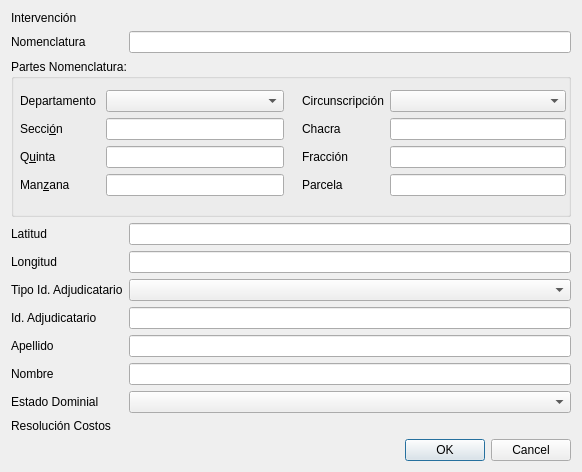
<?xml version="1.0" encoding="UTF-8"?>
<ui version="4.0">
 <class>Dialog</class>
 <widget class="QDialog" name="Dialog">
  <property name="geometry">
   <rect>
    <x>0</x>
    <y>0</y>
    <width>582</width>
    <height>460</height>
   </rect>
  </property>
  <property name="windowTitle">
   <string>Dialog</string>
  </property>
  <property name="sizeGripEnabled">
   <bool>false</bool>
  </property>
  <layout class="QFormLayout" name="formLayout_2">
   <item row="0" column="0">
    <widget class="QLabel" name="tipoLabel">
     <property name="text">
      <string>Intervención</string>
     </property>
    </widget>
   </item>
   <item row="0" column="1">
    <widget class="QgsRelationReferenceWidget" name="id_intervencion">
     <property name="openFormButtonVisible">
      <bool>false</bool>
     </property>
    </widget>
   </item>
   <item row="1" column="0">
    <widget class="QLabel" name="oferenteLabel">
     <property name="toolTip">
      <string>Nomenclatura Catastral Completa</string>
     </property>
     <property name="text">
      <string>Nomenclatura</string>
     </property>
     <property name="buddy">
      <cstring>nomenclatura</cstring>
     </property>
    </widget>
   </item>
   <item row="1" column="1">
    <widget class="QLineEdit" name="nomenclatura">
     <property name="toolTip">
      <string>Nomenclatura Catastral Completa</string>
     </property>
    </widget>
   </item>
   <item row="2" column="0" colspan="2">
    <widget class="QGroupBox" name="groupBox">
     <property name="sizePolicy">
      <sizepolicy hsizetype="Preferred" vsizetype="Expanding">
       <horstretch>0</horstretch>
       <verstretch>0</verstretch>
      </sizepolicy>
     </property>
     <property name="minimumSize">
      <size>
       <width>0</width>
       <height>158</height>
      </size>
     </property>
     <property name="title">
      <string>Partes Nomenclatura:</string>
     </property>
     <widget class="QFrame" name="formFrame_2">
      <property name="geometry">
       <rect>
        <x>0</x>
        <y>22</y>
        <width>282</width>
        <height>136</height>
       </rect>
      </property>
      <property name="frameShape">
       <enum>QFrame::NoFrame</enum>
      </property>
      <property name="lineWidth">
       <number>0</number>
      </property>
      <layout class="QFormLayout" name="formLayout_4">
       <item row="0" column="0">
        <widget class="QLabel" name="aptoFSicoLabel">
         <property name="text">
          <string>Departamento </string>
         </property>
        </widget>
       </item>
       <item row="1" column="0">
        <widget class="QLabel" name="aptoLocalizaciNLabel">
         <property name="text">
          <string>Secci&amp;ón</string>
         </property>
         <property name="buddy">
          <cstring>secc</cstring>
         </property>
        </widget>
       </item>
       <item row="2" column="0">
        <widget class="QLabel" name="aptoDominialLabel">
         <property name="text">
          <string>Q&amp;uinta</string>
         </property>
         <property name="buddy">
          <cstring>qta</cstring>
         </property>
        </widget>
       </item>
       <item row="3" column="0">
        <widget class="QLabel" name="manzanaLabel">
         <property name="text">
          <string>Man&amp;zana</string>
         </property>
         <property name="buddy">
          <cstring>mz</cstring>
         </property>
        </widget>
       </item>
       <item row="3" column="1">
        <widget class="QLineEdit" name="mz"/>
       </item>
       <item row="1" column="1">
        <widget class="QLineEdit" name="secc"/>
       </item>
       <item row="2" column="1">
        <widget class="QLineEdit" name="qta"/>
       </item>
       <item row="0" column="1">
        <widget class="QComboBox" name="dpto"/>
       </item>
      </layout>
     </widget>
     <widget class="QFrame" name="formFrame_3">
      <property name="geometry">
       <rect>
        <x>282</x>
        <y>22</y>
        <width>282</width>
        <height>136</height>
       </rect>
      </property>
      <property name="frameShape">
       <enum>QFrame::NoFrame</enum>
      </property>
      <property name="lineWidth">
       <number>0</number>
      </property>
      <layout class="QFormLayout" name="formLayout_5">
       <item row="0" column="0">
        <widget class="QLabel" name="visitadoLabel">
         <property name="text">
          <string>Circunscripción</string>
         </property>
        </widget>
       </item>
       <item row="1" column="0">
        <widget class="QLabel" name="visitadoPorLabel">
         <property name="text">
          <string>Chacra</string>
         </property>
         <property name="buddy">
          <cstring>ch</cstring>
         </property>
        </widget>
       </item>
       <item row="1" column="1">
        <widget class="QLineEdit" name="ch"/>
       </item>
       <item row="2" column="0">
        <widget class="QLabel" name="visitadoFechaLabel">
         <property name="text">
          <string>Fracción</string>
         </property>
         <property name="buddy">
          <cstring>fracc</cstring>
         </property>
        </widget>
       </item>
       <item row="3" column="0">
        <widget class="QLabel" name="parcelaLabel">
         <property name="text">
          <string>Parcela</string>
         </property>
         <property name="buddy">
          <cstring>parc</cstring>
         </property>
        </widget>
       </item>
       <item row="3" column="1">
        <widget class="QLineEdit" name="parc"/>
       </item>
       <item row="2" column="1">
        <widget class="QLineEdit" name="fracc"/>
       </item>
       <item row="0" column="1">
        <widget class="QComboBox" name="circ"/>
       </item>
      </layout>
     </widget>
    </widget>
   </item>
   <item row="3" column="0">
    <widget class="QLabel" name="latitudLabel">
     <property name="text">
      <string>Latitud</string>
     </property>
    </widget>
   </item>
   <item row="3" column="1">
    <widget class="QLineEdit" name="latitud"/>
   </item>
   <item row="4" column="0">
    <widget class="QLabel" name="longitudLabel">
     <property name="text">
      <string>Longitud</string>
     </property>
    </widget>
   </item>
   <item row="4" column="1">
    <widget class="QLineEdit" name="longitud">
     <property name="enabled">
      <bool>true</bool>
     </property>
     <property name="text">
      <string/>
     </property>
    </widget>
   </item>
   <item row="5" column="0">
    <widget class="QLabel" name="tipo_id_labell">
     <property name="text">
      <string>Tipo Id. Adjudicatario</string>
     </property>
    </widget>
   </item>
   <item row="5" column="1">
    <widget class="QComboBox" name="tipo_id_adjudicatario"/>
   </item>
   <item row="6" column="0">
    <widget class="QLabel" name="dNIAdjudicatarioLabel">
     <property name="text">
      <string>Id. Adjudicatario</string>
     </property>
     <property name="buddy">
      <cstring>nro_adjudicatario</cstring>
     </property>
    </widget>
   </item>
   <item row="6" column="1">
    <widget class="QLineEdit" name="nro_adjudicatario"/>
   </item>
   <item row="9" column="0">
    <widget class="QLabel" name="estadoGestiNLabel">
     <property name="text">
      <string>Estado Dominial</string>
     </property>
     <property name="buddy">
      <cstring>estado_dominial</cstring>
     </property>
    </widget>
   </item>
   <item row="9" column="1">
    <widget class="QComboBox" name="estado_dominial"/>
   </item>
   <item row="10" column="0">
    <widget class="QLabel" name="resoluciNCostosLabel">
     <property name="text">
      <string>Resolución Costos</string>
     </property>
    </widget>
   </item>
   <item row="10" column="1">
    <widget class="QgsRelationReferenceWidget" name="res_costos">
     <property name="openFormButtonVisible">
      <bool>false</bool>
     </property>
    </widget>
   </item>
   <item row="11" column="0" colspan="2">
    <widget class="QDialogButtonBox" name="buttonBox">
     <property name="orientation">
      <enum>Qt::Horizontal</enum>
     </property>
     <property name="standardButtons">
      <set>QDialogButtonBox::Cancel|QDialogButtonBox::Ok</set>
     </property>
    </widget>
   </item>
   <item row="7" column="0">
    <widget class="QLabel" name="apellidoLabel">
     <property name="text">
      <string>Apellido</string>
     </property>
    </widget>
   </item>
   <item row="7" column="1">
    <widget class="QLineEdit" name="apellido"/>
   </item>
   <item row="8" column="0">
    <widget class="QLabel" name="nombreLabel">
     <property name="text">
      <string>Nombre</string>
     </property>
    </widget>
   </item>
   <item row="8" column="1">
    <widget class="QLineEdit" name="nombre"/>
   </item>
  </layout>
 </widget>
 <customwidgets>
  <customwidget>
   <class>QgsRelationReferenceWidget</class>
   <extends>QWidget</extends>
   <header>qgsrelationreferencewidget.h</header>
  </customwidget>
 </customwidgets>
 <tabstops>
  <tabstop>nomenclatura</tabstop>
  <tabstop>secc</tabstop>
  <tabstop>ch</tabstop>
  <tabstop>qta</tabstop>
  <tabstop>fracc</tabstop>
  <tabstop>mz</tabstop>
  <tabstop>parc</tabstop>
  <tabstop>nro_adjudicatario</tabstop>
  <tabstop>estado_dominial</tabstop>
 </tabstops>
 <resources/>
 <connections>
  <connection>
   <sender>buttonBox</sender>
   <signal>rejected()</signal>
   <receiver>Dialog</receiver>
   <slot>reject()</slot>
   <hints>
    <hint type="sourcelabel">
     <x>316</x>
     <y>260</y>
    </hint>
    <hint type="destinationlabel">
     <x>286</x>
     <y>274</y>
    </hint>
   </hints>
  </connection>
  <connection>
   <sender>buttonBox</sender>
   <signal>accepted()</signal>
   <receiver>Dialog</receiver>
   <slot>accept()</slot>
   <hints>
    <hint type="sourcelabel">
     <x>248</x>
     <y>254</y>
    </hint>
    <hint type="destinationlabel">
     <x>157</x>
     <y>274</y>
    </hint>
   </hints>
  </connection>
 </connections>
</ui>
